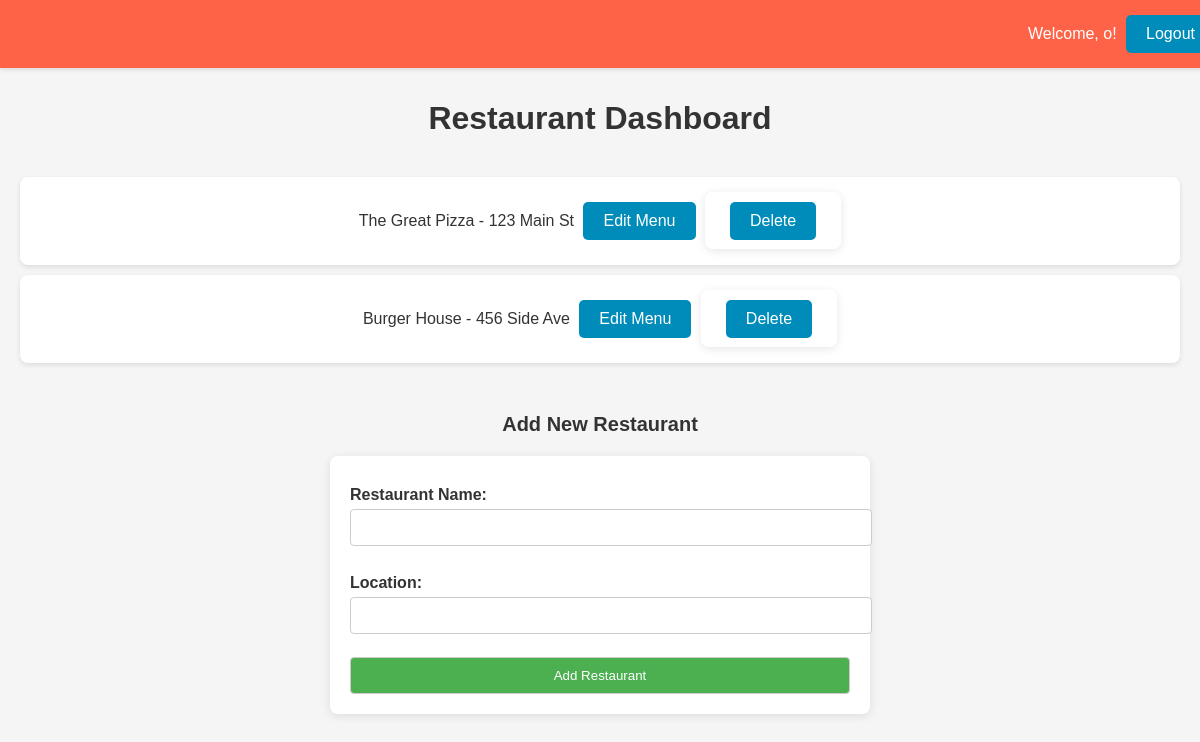
/owner_dashboard (signed in), run on the app's committed database.
### tables this page shows
CREATE TABLE restaurants (
    rest_id INTEGER PRIMARY KEY AUTOINCREMENT,
    name TEXT NOT NULL,
    location TEXT NOT NULL,
    owner INTEGER
);

### app.py (the view)
@app.route('/owner_dashboard')
def owner_dashboard():
    if 'logged_in' in session and session['user_role'] == 2:  # Assuming '2' is for restaurant owners
        conn = get_db_connection()
        cur = conn.cursor()
        print("id check: ", session['user_id'])
        cur.execute('SELECT rest_id, name, location FROM restaurants WHERE owner = ?', (session['user_id'],))
        restaurants = cur.fetchall()
        print(restaurants)
        conn.close()
        return render_template('owner_dashboard.html', restaurants=[dict(row) for row in restaurants])
    else:
        return redirect(url_for('login'))  # Redirect non-owners to the login page

### app.py (called while the page is built)
def get_db_connection():
    conn = sqlite3.connect('eatease.db')
    conn.row_factory = sqlite3.Row
    return conn

@app.before_request
def handle_session_clearing():
    global session_cleared
    if not session_cleared:
        session.clear()
        session_cleared = True

### templates/owner_dashboard.html (shortened to what this page needs)
<!DOCTYPE html>
<html lang="en">
<head>
</head>
<body>
    <div class="header">
        <p>Welcome, {{ session.username }}!</p>
        <button class="btn" onclick="location.href='/logout'">Logout</button>
    </div>
    <h1>Restaurant Dashboard</h1>
    <ul>
        {% for restaurant in restaurants %}
        <li>
            {{ restaurant.name }} - {{ restaurant.location }}
            <button class="btn" onclick="location.href='/edit_menu/{{ restaurant.rest_id }}'">Edit Menu</button>
            <form action="/delete_restaurant/{{ restaurant.rest_id }}" method="post" style="display: inline;">
                <button type="submit" onclick="return confirm('Are you sure you want to delete this restaurant?');">Delete</button>
            </form>
        </li>
        {% endfor %}
    </ul>
    <h2>Add New Restaurant</h2>
    <form action="/add_restaurant" method="post">
        <label for="name">Restaurant Name:</label>
        <input type="text" id="name" name="name" required><br>
        <label for="location">Location:</label>
        <input type="text" id="location" name="location" required><br>
        <input type="submit" value="Add Restaurant">
    </form>
</body>
</html>

### templates/owner_dashboard.html (style rules this page uses)
body, h1, h2, p, ul, li { margin: 0; padding: 0; }
body { font-family: 'Arial', sans-serif; background-color: #f5f5f5; padding-top: 80px; color: #333; }
.header { background-color: #ff6347; padding: 10px 20px; text-align: right; position: fixed; width: 100%; top: 0; left: 0; box-shadow: 0 2px 4px rgba(0,0,0,0.1); }
.header p { color: white; display: inline; }
button, .btn { font-size: 16px; padding: 10px 20px; margin: 5px; background-color: #008cba; color: white; border: none; border-radius: 5px; cursor: pointer; text-decoration: none; display: inline-block; }
h1, h2 { text-align: center; color: #333; margin: 20px 0; padding: 0 15px; }
h2 { font-size: 20px; }
ul { list-style-type: none; padding: 20px; text-align: center; }
li { background-color: white; margin-bottom: 10px; padding: 20px; border-radius: 8px; box-shadow: 0 2px 5px rgba(0,0,0,0.1); display: inline-block; width: 100%; box-sizing: border-box; }
form { margin: 20px auto; padding: 20px; background-color: white; border-radius: 8px; box-shadow: 0 2px 10px rgba(0, 0, 0, 0.1); width: 90%; max-width: 500px; }
label { display: block; margin-top: 10px; font-weight: bold; }
input[type="text"], input[type="number"], input[type="email"], input[type="password"], input[type="submit"] { width: 100%; padding: 10px; margin-top: 5px; border: 1px solid #ccc; border-radius: 4px; display: block; }
input[type="submit"] { background-color: #4CAF50; color: white; cursor: pointer; }

### data on the page
restaurants: name "The Great Pizza", location "123 Main St"
restaurants: name "Burger House", location "456 Side Ave"

### other printed values
{{ session.username }} "o"
